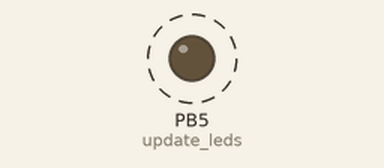
Simulated run of this program. Board: ATmega328P, built with avr-gcc and emulated at 12 MHz. On the bench: output pins drawn as LEDs (lit = HIGH). Dashed ring = blinking.

Above: at 0.2 s.
Timing chart, 0 to 3.0 s (numbered marks = the images above):
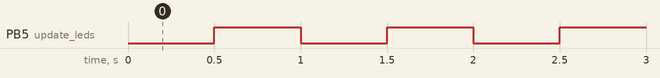

The program:

main.cpp
```cpp
#define F_CPU 12000000L

#include <avr/io.h>
//#include <avr/wdt.h>
//#include <avr/eeprom.h>
//#include <avr/interrupt.h>
#include <util/delay.h>
//#include <avr/pgmspace.h>

#define LED_ON  10
#define LED_OFF 20

static volatile uint8_t r = 0;

void update_leds() {
	if (r == LED_ON) {
		PORTB |= (1 << PB5);
		r = LED_OFF;
	} else {
		PORTB &= ~(1 << PB5);
		r = LED_ON;
	}
}

int main(void) {
	DDRB |= (1 << PB5);
	while(1) {
		update_leds();
		_delay_ms(500);
	}
	return 0;
}
```

Measured:
- by itself, PB5 (update_leds): alternates HIGH for 0.50 s and LOW for 0.50 s
